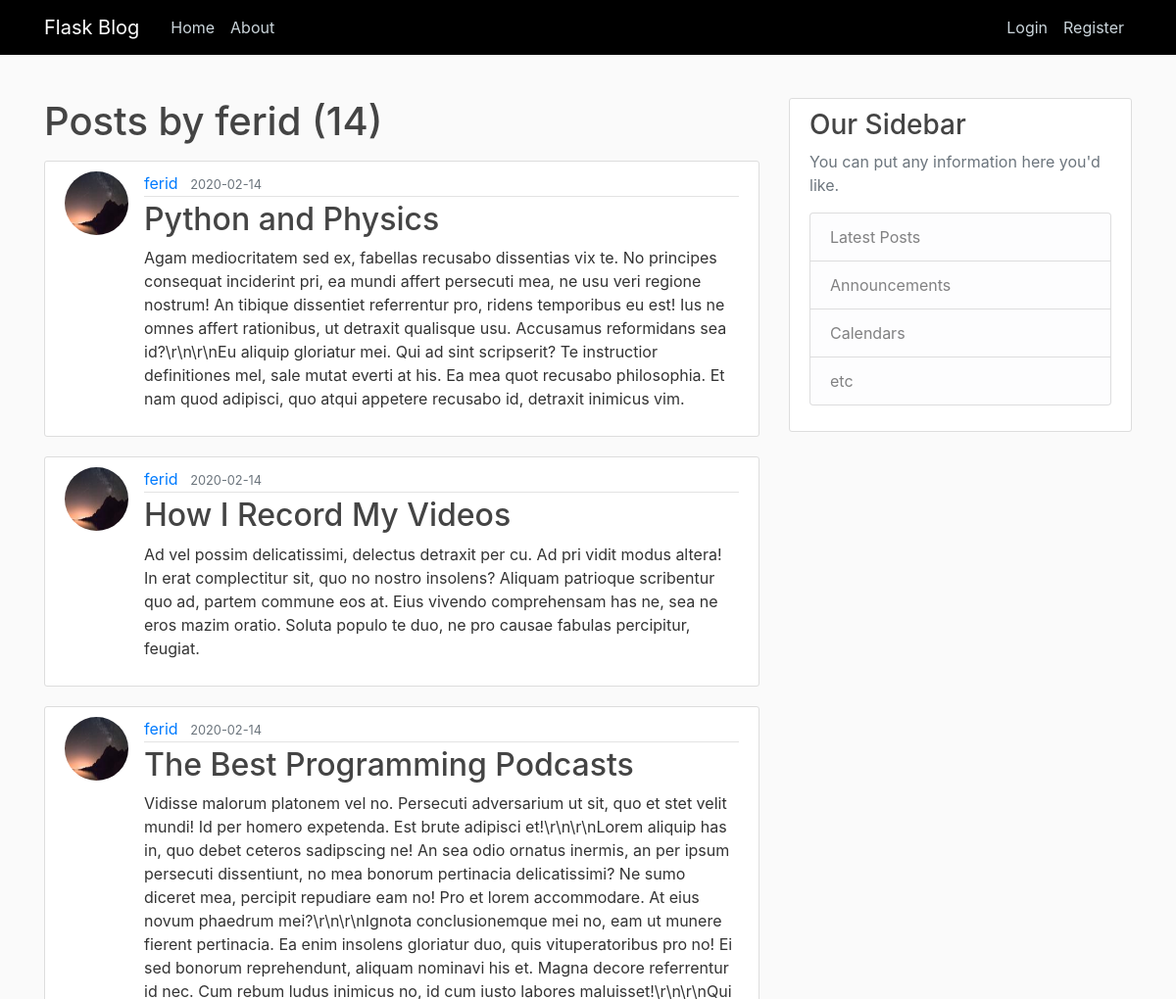
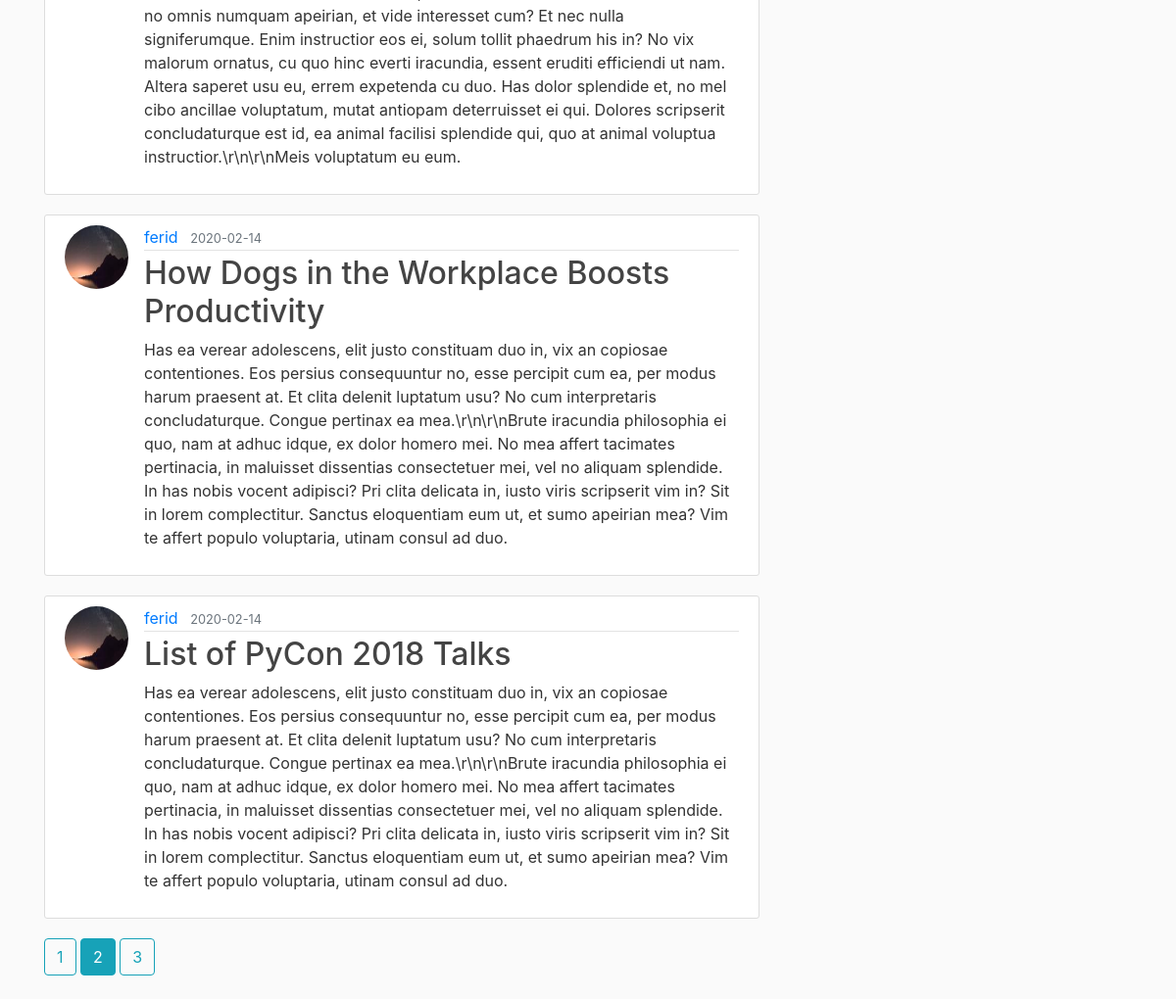
The page /user/ferid?page=2 on the database its author committed (2 pictures, top to bottom).
### flaskblog/models.py (models this page shows, shortened)
class User(db.Model, UserMixin):
    id = db.Column(db.Integer, primary_key=True)
    username = db.Column(db.String(20), unique=True, nullable=False)
    email = db.Column(db.String(120), unique=True, nullable=False)
    image_file = db.Column(db.String(20), nullable=False, default='default.jpg')
    password = db.Column(db.String(60), nullable=False)
    posts = db.relationship('Post', backref='author', lazy=True)

class Post(db.Model):
    id = db.Column(db.Integer, primary_key=True)
    title = db.Column(db.String(100), nullable=False)
    date_posted = db.Column(db.DateTime, nullable=False, default=datetime.utcnow)
    content = db.Column(db.Text, nullable=False)
    user_id = db.Column(db.Integer, db.ForeignKey('user.id'), nullable=False)

### flaskblog/routes.py (the view)
@app.route("/user/<username>")
def user_posts(username):
    page = request.args.get("page", 1, type=int)
    user = User.query.filter_by(username=username).first_or_404()
    posts = Post.query.filter_by(user_id=user.id).order_by(Post.date_posted.desc()).paginate(page=page, per_page=5)
    return render_template("user_posts.html", posts=posts, user=user)

### flaskblog/templates/user_posts.html
{% extends "layout.html" %}
{% block content %}
<h1 class="mb-3">Posts by {{user.username}} ({{posts.total }})</h1>
{% for post in posts.items %}
  <article class="media content-section">
     <img class="rounded-circle article-img" src="{{ url_for('static',filename='profile_pics/'+post.author.image_file) }}">
     <div class="media-body">
    <div class="article-metadata">
       <a class="mr-2" href="{{url_for('user_posts',username=post.author.username)}}">{{post.author.username }}</a>
       <small class="text-muted">{{post.date_posted.strftime('%Y-%m-%d') }}</small>
    </div>
     <h2><a class="article-title" href="{{ url_for('post',post_id=post.id)}}">{{post.title }}</a></h2>
     <p class="article-content">{{post.content }}</p>
     </div>
  </article>
{% endfor %}
{% for page_num in posts.iter_pages(left_edge=1,right_edge=1,left_current=1,right_current=2) %}
 {% if page_num %}
  {% if posts.page ==page_num %}
 <a href="{{ url_for('user_posts',page=page_num,username=user.username )}}" class="btn btn-info mb-4">{{page_num}}</a>
  {% else %}
  <a href="{{ url_for('user_posts',page=page_num,username=user.username)}}" class="btn btn-outline-info mb-4">{{page_num}}</a>
 {% endif %}
 {%else %}
  ...
 {%endif %}
{% endfor %}
{% endblock content %}

### flaskblog/static/main.css (style rules this page uses)
body { background: #fafafa; color: #333333; margin-top: 5rem; }
h1, h2, h3, h4, h5, h6 { color: #444444; }
.content-section { background: #ffffff; padding: 10px 20px; border: 1px solid #dddddd; border-radius: 3px; margin-bottom: 20px; }
.article-title { color: #444444; }
.article-content { white-space: pre-line; }
.article-img { height: 65px; width: 65px; margin-right: 16px; }
.article-metadata { padding-bottom: 1px; margin-bottom: 4px; border-bottom: 1px solid #e3e3e3 }

### rows shown on the page
User: username "ferid"
Post: image_file (picture), author.username "ferid", date_posted "2020-02-14", title "Python and Physics", content "Agam mediocritatem sed ex, fabellas recusabo dissentias vix te. No principes consequat inciderint pri, ea mundi affert persecuti mea, ne usu veri regione nostrum! An tibique dissentiet referrentur pro, ridens temporibus eu est! Ius ne omnes affert rationibus, ut detraxit qualisque usu. Accusamus reformidans sea id?\\r\\n\\r\\nEu aliquip gloriatur mei. Qui ad sint scripserit? Te instructior definitiones mel, sale mutat everti at his. Ea mea quot recusabo philosophia. Et nam quod adipisci, quo atqui appetere recusabo id, detraxit inimicus vim."
Post: image_file (picture), author.username "ferid", date_posted "2020-02-14", title "How I Record My Videos", content "Ad vel possim delicatissimi, delectus detraxit per cu. Ad pri vidit modus altera! In erat complectitur sit, quo no nostro insolens? Aliquam patrioque scribentur quo ad, partem commune eos at. Eius vivendo comprehensam has ne, sea ne eros mazim oratio. Soluta populo te duo, ne pro causae fabulas percipitur, feugiat."
Post: image_file (picture), author.username "ferid", date_posted "2020-02-14", title "The Best Programming Podcasts", content "Vidisse malorum platonem vel no. Persecuti adversarium ut sit, quo et stet velit mundi! Id per homero expetenda. Est brute adipisci et!\\r\\n\\r\\nLorem aliquip has in, quo debet ceteros sadipscing ne! An sea odio ornatus inermis, an per ipsum persecuti dissentiunt, no mea bonorum pertinacia delicatissimi? Ne sumo diceret mea, percipit repudiare eam no! Pro et lorem accommodare. At eius novum phaedrum mei?\\r\\n\\r\\nIgnota conclusionemque mei no, eam ut munere fierent pertinacia. Ea enim insolens gloriatur duo, quis vituperatoribus pro no! Ei sed bonorum reprehendunt, aliquam nominavi his et. Magna decore referrentur id nec. Cum rebum ludus inimicus no, id cum iusto labores maluisset!\\r\\n\\r\\nQui…"
Post: image_file (picture), author.username "ferid", date_posted "2020-02-14", title "How Dogs in the Workplace Boosts Productivity", content "Has ea verear adolescens, elit justo constituam duo in, vix an copiosae contentiones. Eos persius consequuntur no, esse percipit cum ea, per modus harum praesent at. Et clita delenit luptatum usu? No cum interpretaris concludaturque. Congue pertinax ea mea.\\r\\n\\r\\nBrute iracundia philosophia ei quo, nam at adhuc idque, ex dolor homero mei. No mea affert tacimates pertinacia, in maluisset dissentias consectetuer mei, vel no aliquam splendide. In has nobis vocent adipisci? Pri clita delicata in, iusto viris scripserit vim in? Sit in lorem complectitur. Sanctus eloquentiam eum ut, et sumo apeirian mea? Vim te affert populo voluptaria, utinam consul ad duo."
Post: image_file (picture), author.username "ferid", date_posted "2020-02-14", title "List of PyCon 2018 Talks", content "Has ea verear adolescens, elit justo constituam duo in, vix an copiosae contentiones. Eos persius consequuntur no, esse percipit cum ea, per modus harum praesent at. Et clita delenit luptatum usu? No cum interpretaris concludaturque. Congue pertinax ea mea.\\r\\n\\r\\nBrute iracundia philosophia ei quo, nam at adhuc idque, ex dolor homero mei. No mea affert tacimates pertinacia, in maluisset dissentias consectetuer mei, vel no aliquam splendide. In has nobis vocent adipisci? Pri clita delicata in, iusto viris scripserit vim in? Sit in lorem complectitur. Sanctus eloquentiam eum ut, et sumo apeirian mea? Vim te affert populo voluptaria, utinam consul ad duo."

### other values the page prints
{{ posts.total }} "14"
{{ page_num }} "1" "3"
{{ page_num }} "2"
